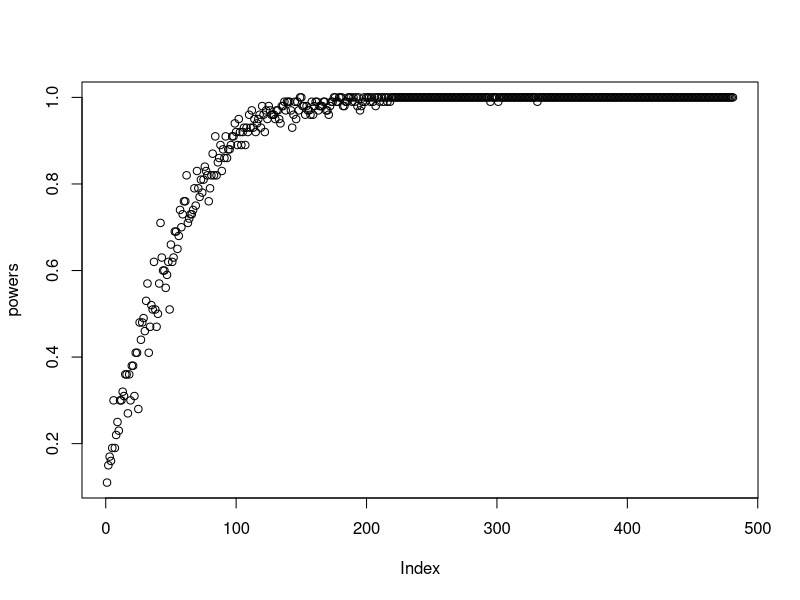

Reproduce this figure in R.
## ---- chunk 1
N1 <- 20
N2 <- 500
M <- 100

powers <- sapply(N1:N2, function(n) {
  pvals <- replicate(M, {
    gender <- sample(c("men", "women"), n, replace=T)
    diabetes <- sample( c("pre", "1", "2"), n, replace=T)
    blood_pressure <- 120 + rnorm(n) + (gender == "men") * 1 + 
      (gender == "men") * (diabetes == "2") * 0.5 +
      (gender == "women") * (diabetes == "2") * 1
    
    summary(aov(blood_pressure~gender/diabetes))[[1]][2,5]
  })
  sum(pvals < 0.05)/M
})
## ---- chunk 2
plot(powers)
## ---- chunk 3
min(which(powers >= 0.8))
